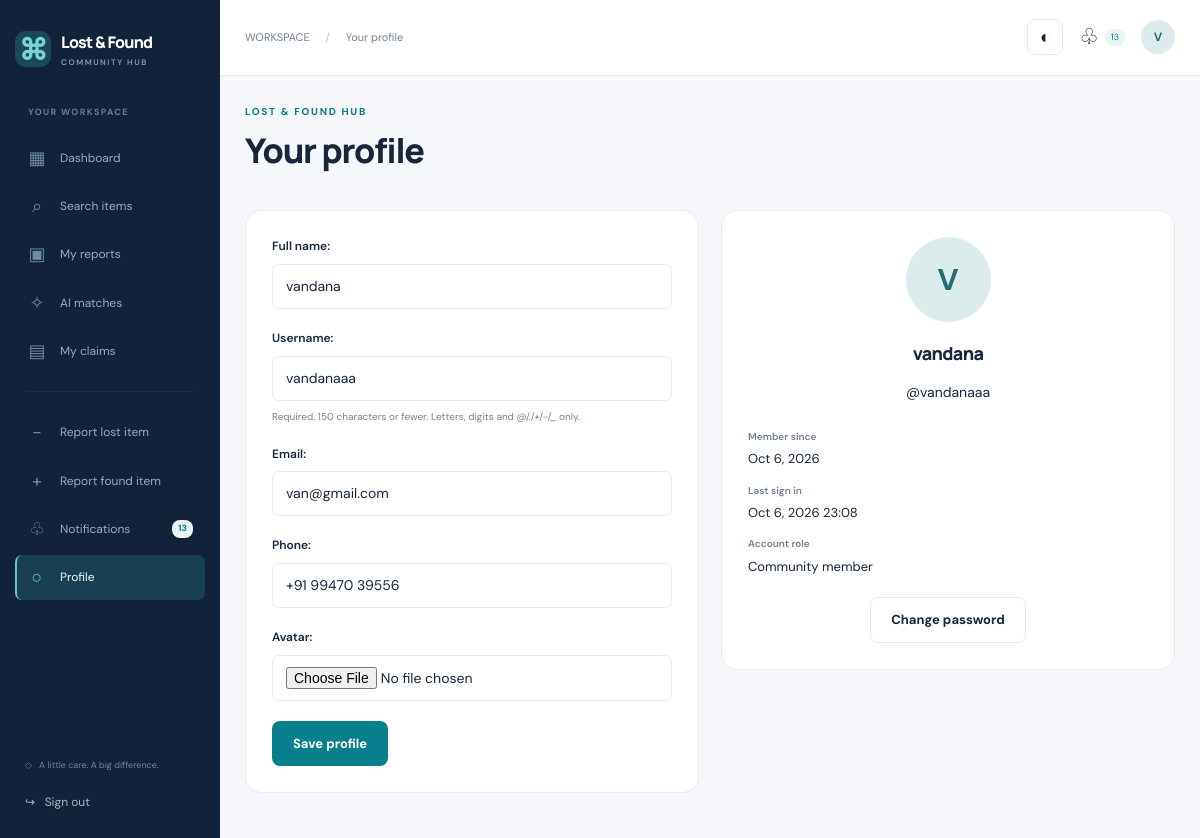
The app's page /accounts/profile/ (signed in) with its own data.
### accounts/models.py (models this page shows, shortened)
class User(AbstractUser):
    email = models.EmailField(unique=True)
    full_name = models.CharField(max_length=150)
    phone = models.CharField(
        max_length=20,
        validators=[
            RegexValidator(r"^\+?[0-9 ()-]{7,20}$", "Enter a valid phone number.")
        ],
    )
    avatar = models.ImageField(upload_to=upload_path, blank=True)

### accounts/views.py (the view)
# urls.py: path("accounts/profile/", accounts.profile, name="profile"),
@login_required
def profile(request):
    form = ProfileForm(
        request.POST or None, request.FILES or None, instance=request.user
    )
    if request.method == "POST" and form.is_valid():
        form.save()
        audit(request.user, "Profile updated", request.user, request=request)
        messages.success(request, "Profile updated.")
        return redirect("profile")
    return render(
        request, "accounts/profile.html", {"form": form, "title": "Your profile"}
    )

### accounts/forms.py (shortened to what this page needs)
class ProfileForm(UserFieldsMixin, forms.ModelForm):
    class Meta:
        model = User
        fields = ["full_name", "username", "email", "phone", "avatar"]

### notifications/context_processors.py (called while the page is built)
def inbox(request):
    if not request.user.is_authenticated:
        return {}
    notes = request.user.notifications.filter(is_read=False)
    return {"unread_count": notes.count(), "inbox_preview": notes[:4]}

### templates/accounts/profile.html
{% extends 'base.html' %}{% block content %}{% include 'components/heading.html' %}<div class="two-grid"><form method="post" enctype="multipart/form-data" class="panel">{% csrf_token %}{% include 'components/form_fields.html' %}<button class="button">Save profile</button></form><aside class="panel profile-summary">{% if user.avatar %}<img class="profile-image" src="{% url 'avatar' %}" alt="Your profile image">{% else %}<div class="avatar large">{{ user.username|slice:':1'|upper }}</div>{% endif %}<h2>{{ user.full_name }}</h2><p>@{{ user.username }}</p><dl><dt>Member since</dt><dd>{{ user.date_joined|date:'M j, Y' }}</dd><dt>Last sign in</dt><dd>{{ user.last_login|date:'M j, Y H:i' }}</dd><dt>Account role</dt><dd>{% if user.is_staff %}Administrator{% else %}Community member{% endif %}</dd></dl><a class="button secondary" href="{% url 'password_change' %}">Change password</a></aside></div>{% endblock %}

### templates/base.html (shortened to what this page needs)
{% load static %}<!doctype html>
<html lang="en"><head><meta charset="utf-8"><meta name="viewport" content="width=device-width,initial-scale=1">
<link rel="stylesheet" href="{% static 'css/main.css' %}"><script src="{% static 'js/main.js' %}" defer></script></head>
<body><a class="skip" href="#main">Skip to content</a>
{% if user.is_authenticated %}
<aside class="sidebar" id="sidebar"><a class="brand" href="{% url 'dashboard' %}"><span class="brand-mark">⌘</span><span>Lost & Found<span class="brand-sub">COMMUNITY HUB</span></span></a>
<button class="drawer-close" aria-label="Close navigation">×</button><div class="workspace-label">{% if user.is_staff %}ADMINISTRATION{% else %}YOUR WORKSPACE{% endif %}</div>
<nav aria-label="Workspace">
{% if user.is_staff %}
<a href="{% url 'admin_dashboard' %}"><span>▦</span> Overview</a><a href="{% url 'admin_users' %}"><span>♙</span> Manage users</a>
<a href="{% url 'admin_items' %}?type=LOST"><span>⌕</span> Lost reports</a><a href="{% url 'admin_items' %}?type=FOUND"><span>◇</span> Found reports</a>
<a href="{% url 'admin_claims' %}"><span>▤</span> Review claims</a><a href="{% url 'admin_categories' %}"><span>⊞</span> Categories</a>
<a href="{% url 'image_search' %}"><span>✧</span> AI matches</a><a href="{% url 'reports' %}"><span>▥</span> Reports & insights</a>
<a href="{% url 'admin_notifications' %}"><span>♧</span> Send notifications</a><a href="{% url 'audit_logs' %}"><span>≡</span> Audit trail</a>
<a href="{% url 'system_settings' %}"><span>⚙</span> Settings</a>
{% else %}
<a href="{% url 'dashboard' %}"><span>▦</span> Dashboard</a><a href="{% url 'item_list' %}"><span>⌕</span> Search items</a>
<a href="{% url 'my_items' %}"><span>▣</span> My reports</a><a href="{% url 'image_search' %}"><span>✧</span> AI matches</a>
<a href="{% url 'claim_list' %}"><span>▤</span> My claims</a>
<div class="nav-divider"></div><a href="{% url 'report_item' 'LOST' %}"><span>−</span> Report lost item</a><a href="{% url 'report_item' 'FOUND' %}"><span>+</span> Report found item</a>
{% endif %}
<a href="{% url 'notifications' %}"><span>♧</span> Notifications <b class="count">{{ unread_count }}</b></a><a href="{% url 'profile' %}"><span>○</span> Profile</a>
</nav><div class="sidebar-bottom"><div class="safe-label">◇ &nbsp; A little care. A big difference.</div><form method="post" action="{% url 'logout' %}">{% csrf_token %}<button class="logout">↪ &nbsp; Sign out</button></form></div></aside>
<div class="app-shell"><header class="topbar"><span class="breadcrumb">WORKSPACE <span>/</span> {{ title }}</span><div class="top-actions"><button class="theme-toggle icon-button" aria-label="Switch color theme">◐</button>
<details class="inbox-menu"><summary aria-label="Open notifications">♧ <span class="count unread-count">{{ unread_count }}</span></summary></details>
<a class="avatar" href="{% url 'profile' %}" aria-label="Your profile">{{ user.username|slice:":1"|upper }}</a></div></header>
{% endif %}
<main id="main" class="{% if user.is_authenticated %}main-content{% else %}public-main{% endif %}">{% block content %}{% endblock %}</main>
{% if user.is_authenticated %}</div>{% else %}<footer><a class="brand" href="{% url 'home' %}">⌘ &nbsp; Lost & Found Hub</a><p>Bringing belongings back. Bringing people together.</p><a href="{% url 'privacy' %}">Terms & privacy</a><span>LOST & FOUND ITEM MANAGEMENT SYSTEM</span></footer>{% endif %}
{% block scripts %}{% endblock %}</body></html>

### templates/components/form_fields.html (shortened to what this page needs)
{% for field in form %}<div class="field ">
{{ field.label_tag }}<div class="input-wrap">{{ field }}{% if field.field.widget.input_type == 'password' %}<button type="button" class="password-toggle" aria-label="Show password">Show</button>{% endif %}</div>
{% if field.help_text %}<div class="help">{{ field.help_text|safe }}</div>{% endif %}{% if field.errors %}<div class="field-errors" role="alert">{{ field.errors }}</div>{% endif %}
</div>{% endfor %}

### records on screen
User: username "V", form "vandana" "vandanaaa" "van@gmail.com" "+91 99470 39556", full_name "vandana", username "vandanaaa", date_joined "Oct 6, 2026", last_login "Oct 6, 2026 23:08"

### other values on screen
{{ unread_count }} "13"
{{ title }} "Your profile"
{{ field.label_tag }} "Full name:" "Username:" "Email:" "Phone:" "Avatar:"
{{ field.help_text|safe }} "Required. 150 characters or fewer. Letters, digits and @/./+/-/_ only."
